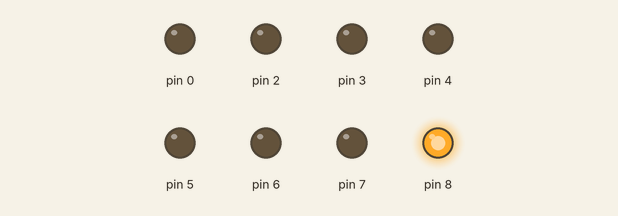
Bench run of a sketch on a simulated Arduino Uno, built with avr-gcc and run on an emulated ATmega328P. Shown: output pins drawn as LEDs (lit = HIGH).

Above: at 0.5 s.
At 2.5 s:
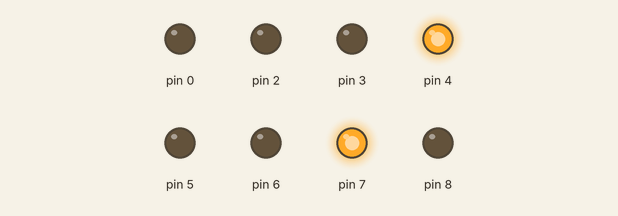
At 3.5 s:
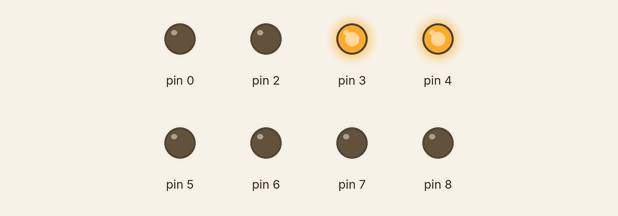
At 5.5 s:
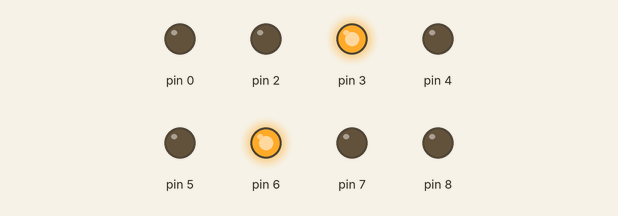
At 8.5 s:
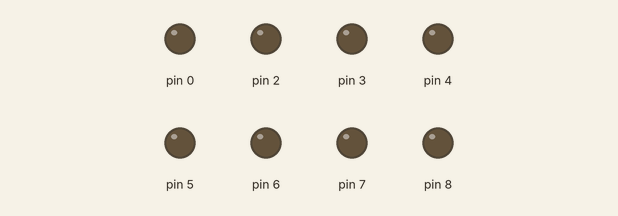
At 11.5 s:
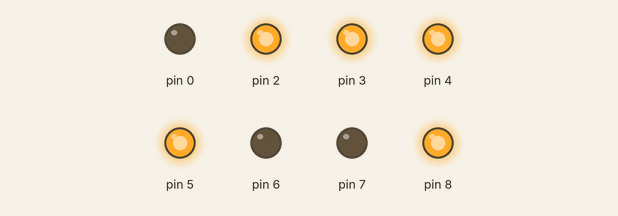
Timing chart, 0 to 13.0 s (numbered marks = the images above):
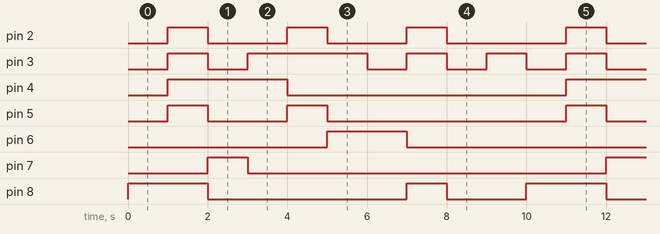

Measured:
- by itself, pin 2: repeats every 10.0 s: 2 × (LOW 2.0 s, HIGH 1.0 s), LOW 3.0 s, HIGH 1.0 s
- by itself, pin 3: repeats every 10.0 s: LOW 1.0 s, HIGH 3.0 s, 3 × (LOW 1.0 s, HIGH 1.0 s)
- by itself, pin 4: alternates HIGH for 3.0 s and LOW for 7.0 s
- by itself, pin 5: repeats every 10.0 s: LOW 2.0 s, HIGH 1.0 s, LOW 6.0 s, HIGH 1.0 s
- by itself, pin 6: alternates HIGH for 2.0 s and LOW for 8.0 s
- by itself, pin 7: alternates HIGH for 1.0 s and LOW for 9.0 s
- by itself, pin 8: repeats every 10.0 s: LOW 5.0 s, HIGH 1.0 s, LOW 2.0 s, HIGH 2.0 s

The sketch:

sihoo_timer.ino
```cpp
int i;
int s[8]={2, 3, 4, 5, 6, 7, 8};
int x;
int j;
int n[10][7]=
{
  {1,1,1,1,1,1,0},
  {0,1,1,0,0,0,0},
  {1,1,0,1,1,0,1},
  {1,1,1,1,0,0,1},
  {0,1,1,0,0,1,1},
  {1,0,1,1,0,1,1},
  {1,0,1,1,1,1,1},
  {1,1,1,0,0,1,0},
  {1,1,1,1,1,1,1},
  {1,1,1,0,0,1,1},
};

void setup() {
  pinMode(12, INPUT);
  for(i=0; i <= 7; i++)
  {
    x = s[i];
    pinMode(x, OUTPUT);
  }
}

void loop() {
  digitalWrite(2,LOW);
  digitalWrite(3,LOW);
  digitalWrite(4,LOW);
  digitalWrite(5,LOW);
  digitalWrite(6,LOW);
  digitalWrite(7,LOW);
  digitalWrite(8,HIGH);
  delay(1000);

  digitalWrite(2,HIGH);
  digitalWrite(3,HIGH);
  digitalWrite(4,HIGH);
  digitalWrite(5,HIGH);
  digitalWrite(6,LOW);
  digitalWrite(7,LOW);
  digitalWrite(8,HIGH);
  delay(1000);

  digitalWrite(2,LOW);
  digitalWrite(3,LOW);
  digitalWrite(4,HIGH);
  digitalWrite(5,LOW);
  digitalWrite(6,LOW);
  digitalWrite(7,HIGH);
  digitalWrite(8,LOW);
  delay(1000);

  digitalWrite(2,LOW);
  digitalWrite(3,HIGH);
  digitalWrite(4,HIGH);
  digitalWrite(5,LOW);
  digitalWrite(6,LOW);
  digitalWrite(7,LOW);
  digitalWrite(8,LOW);
  delay(1000);

  digitalWrite(2,HIGH);
  digitalWrite(3,HIGH);
  digitalWrite(4,LOW);
  digitalWrite(5,HIGH);
  digitalWrite(6,LOW);
  digitalWrite(7,LOW);
  digitalWrite(8,LOW);
  delay(1000);

  digitalWrite(2,LOW);
  digitalWrite(3,HIGH);
  digitalWrite(4,LOW);
  digitalWrite(5,LOW);
  digitalWrite(6,HIGH);
  digitalWrite(7,LOW);
  digitalWrite(8,LOW);
  delay(1000);

  digitalWrite(2,LOW);
  digitalWrite(3,LOW);
  digitalWrite(4,LOW);
  digitalWrite(5,LOW);
  digitalWrite(6,HIGH);
  digitalWrite(7,LOW);
  digitalWrite(8,LOW);
  delay(1000);

  digitalWrite(2,HIGH);
  digitalWrite(3,HIGH);
  digitalWrite(4,LOW);
  digitalWrite(5,LOW);
  digitalWrite(6,LOW);
  digitalWrite(7,LOW);
  digitalWrite(8,HIGH);
  delay(1000);

  digitalWrite(2,LOW);
  digitalWrite(3,LOW);
  digitalWrite(4,LOW);
  digitalWrite(5,LOW);
  digitalWrite(6,LOW);
  digitalWrite(7,LOW);
  digitalWrite(8,LOW);
  delay(1000);

  digitalWrite(2,LOW);
  digitalWrite(3,HIGH);
  digitalWrite(4,LOW);
  digitalWrite(5,LOW);
  digitalWrite(6,LOW);
  digitalWrite(7,LOW);
  digitalWrite(8,LOW);
  delay(1000);
}
```
